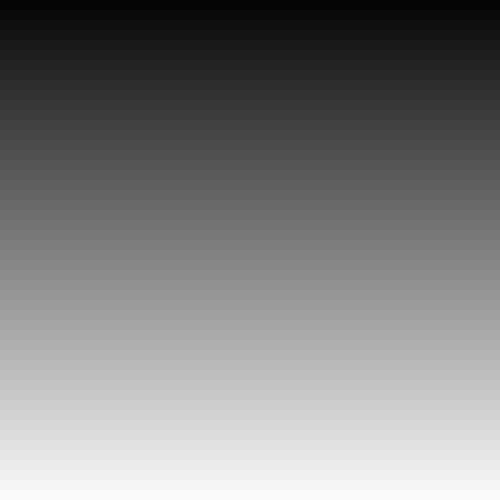
Frame 1 (no input)
Frame 60 (the mouse pressed at the canvas centre just before this capture): identical to frame 1, image omitted
Frame 120 (the mouse held since frame 60 and released just before this capture): identical to frame 1, image omitted

The Processing sketch that drew this single still picture (run headless with seeded random() and noise(); from frame 60 on, the mouse is pressed at the canvas centre):

// Processing sketch: ISoG3a
// ── ISoG3a.pde
void setup() {
//  colorMode(gray);
  size(500, 500);
  noStroke();
}

int isog = 5;
int isogheight = 0;

void draw() {
  for (int i=0; i < 50; i++) {
    fill(isog);
    rect(0, isogheight, 500, 20);
    isog = isog + 5;
    isogheight = isogheight + 10;
  }
}
